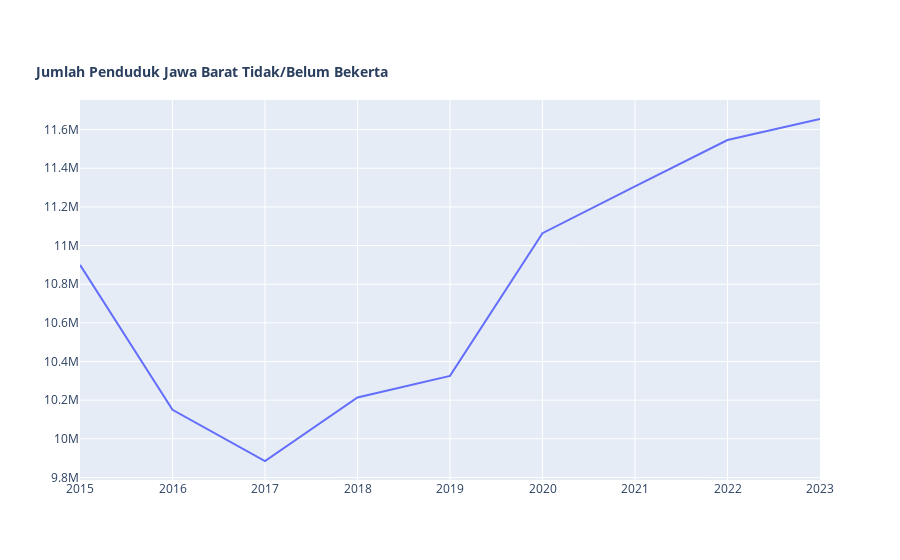

Source (notebook cell):
### Code cell
fig = go.Figure()

fig.add_trace(go.Scatter(
    x= df_jum_pengangguran_tahunan['tahun'].values, # x-axis
    y= df_jum_pengangguran_tahunan['total_pengangguran'].values, # y-axis
    mode='lines', # Connect data points with lines
    name='Line' # Name in the legend
))

# Add and change title style
fig.update_layout(
    title='<b>Jumlah Penduduk Jawa Barat Tidak/Belum Bekerta',
    title_font=dict(size=14),
    title_x=0.04,  # Title aligned with grid
    title_y=0.88,  # Title positioned near the top vertically
    
)
#fig.write_html( r'...\Jumlah penduduk Jawa Barat Tidak Belum Bekerja.html', include_plotlyjs='cdn',  # load Plotly JS dari CDN, bukan disisipkan penuhfull_html=False  # simpan hanya div plot, bukan seluruh HTML page 
 #)

### Figure 1 — Plotly figure (JSON) as saved in the notebook; plotly's stock layout.template omitted (floating-point values rounded to 4 significant figures)
{"data": [{"mode": "lines", "name": "Line", "type": "scatter", "x": [2015, 2016, 2017, 2018, 2019, 2020, 2021, 2022, 2023], "y": [10899751, 10149991, 9885177, 10213722, 10325550, 11064005, 11306473, 11545976, 11654686]}], "layout": {"title": {"font": {"size": 14}, "text": "<b>Jumlah Penduduk Jawa Barat Tidak/Belum Bekerta", "x": 0.04, "y": 0.88}}}
